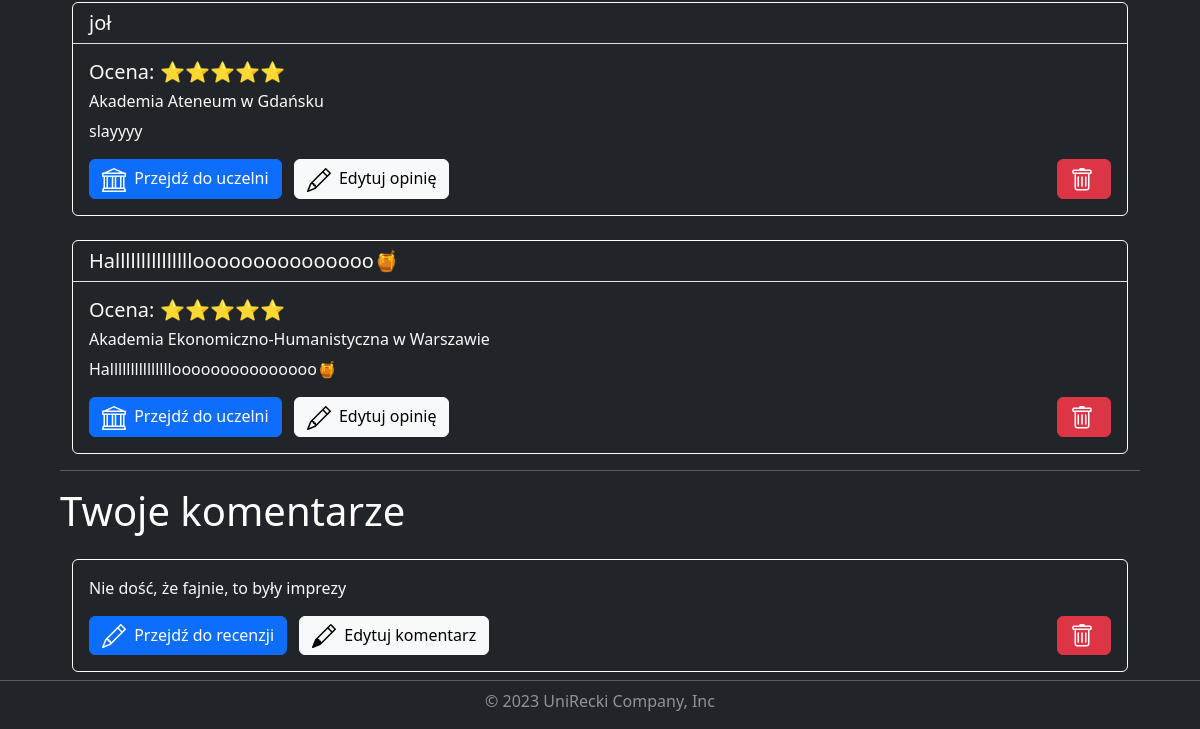
The page /account/profile/1/ (signed in, lower part) on the database as committed earlier.
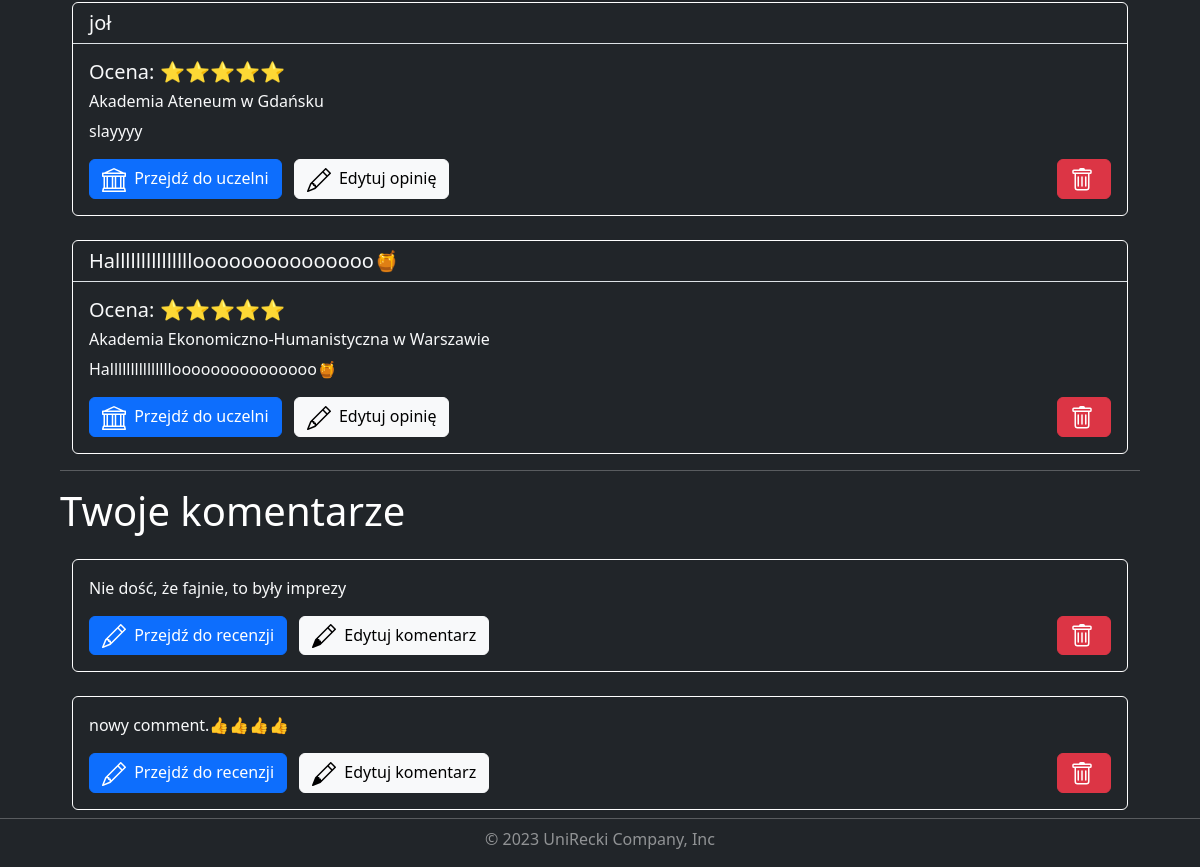
The same page on the database as committed later.
### universities/models.py (models this page shows, shortened)
class Review(models.Model):
    title = models.CharField( max_length=150)
    description = models.CharField( max_length=3000)
    rating = models.IntegerField(validators=[
            MaxValueValidator(5),
            MinValueValidator(1)
        ])
    add_date = models.DateTimeField(default=timezone.now, blank=True)
    university = models.ForeignKey(University, on_delete=models.CASCADE)
    user = models.ForeignKey(User, on_delete=models.CASCADE)
    users_like = models.ManyToManyField(User, related_name='images_liked', blank=True)
    class Meta:
        verbose_name = 'Review'
        verbose_name_plural = 'Reviews'

class University(models.Model):
    name = models.CharField(max_length=150)
    voivodeship = models.CharField(max_length=150)
    city = models.CharField(max_length=150)
    link = models.CharField(max_length=150)
    class Meta:
        verbose_name = 'University'
        verbose_name_plural = 'Universities'

class Comment(models.Model):
    description = models.CharField( max_length=3000)
    add_date = models.DateTimeField(default=timezone.now, blank=True)
    review = models.ForeignKey(Review, on_delete=models.CASCADE)
    user = models.ForeignKey(User, on_delete=models.CASCADE)
    class Meta:
        verbose_name = 'Comment'
        verbose_name_plural = 'Comments'

### account/views.py (the view, shortened to what this page needs)
# urls.py: path('profile/<int:user_id>/', views.profile, name='profile'),
@login_required
def profile(request, user_id):
    if request.user.id != user_id:
        return redirect('index')
    user = User.objects.get(id=user_id)
    reviews = Review.objects.filter(user=user)
    comments = Comment.objects.filter(user=user)
    return render(request, 'account/profile.html', {
        'user': user,
        'reviews': reviews,
        'comments': comments
        })

### account/templates/account/profile.html (shortened to what this page needs)
{% extends "base.html" %}
{% load static %}
{% block css %}
    <link rel="stylesheet" href={% static "account/profile.css" %}>
{% endblock css %}
{% block content %}
    <div class="container mt-5">
        {% for review in reviews %}
            <div class="card bg-dark text-light mt-4">
                <h5 class="card-header border-bottom">{{ review.title }}</h5>
                <div class="card-body">
                    <h5 class="card-title">
                        Ocena:
                        {% if review.rating == 5 %}
                            ⭐⭐⭐⭐⭐
                        {% elif review.rating == 4 %}
                            ⭐⭐⭐⭐☆
                        {% elif review.rating == 3 %}
                            ⭐⭐⭐☆☆
                        {% elif review.rating == 2 %}
                            ⭐⭐☆☆☆
                        {% elif review.rating == 1 %}
                            ⭐☆☆☆☆
                        {% endif %}
                    </h5>
                    <h6 class="card-title">{{ review.university.name }}</h6>
                    <p class="card-text">{{ review.description }}</p>
                    <div class="row">
                        <div class="col-10">
                            <a href="{% url 'university_detail' review.university.id %}"
                               class="btn btn-primary me-2">
                            Przejdź do uczelni</a>
                            <a href="{% url 'review_update' review.id %}" class="btn btn-light me-2">
                            Edytuj opinię</a>
                        </div>
                        <div class="col-2 d-flex justify-content-end align-items-end">
                            <a href="{% url 'review_delete' review.id %}"
                               class="btn btn-danger"
                               value="Usuń opinię">
                            </a>
                        </div>
                    </div>
                </div>
            </div>
        {% empty %}
            <div class="row">
                <p class="p-0 mt-4">
                    Nie dodano jeszcze żadnej opinii. Aby to zrobić, przejdź do zakładki <a href="{% url 'university_list' %}">uczelnie.</a>
                </p>
            </div>
        {% endfor %}
        <div class="row">
            <hr class="mt-3">
            <h1 class="m-0 p-0">Twoje komentarze</h1>
        </div>
        {% for comment in comments %}
            <div class="card bg-dark text-light mt-4">
                <div class="card-body">
                    <p class="card-text">{{ comment.description }}</p>
                    <div class="row">
                        <div class="col-10">
                            <a href="{% url 'review_detail' comment.review.pk %}"
                               class="btn btn-primary me-2">
                                Przejdź do recenzji
                            </a>
                            <a href="{% url 'comment_update' comment.pk %}"
                               class="btn btn-light me-2">
                                Edytuj komentarz
                            </a>
                        </div>
                        <div class="col-2 d-flex justify-content-end align-items-end">
                            <a href="{% url 'comment_delete' comment.pk %}"
                               class="btn btn-danger"
                               title="Usuń komentarz">
                            </a>
                        </div>
                    </div>
                </div>
            </div>
        {% empty %}
            <div class="row">
                <p class="p-0 mt-4">
                    Nie dodano jeszcze żadnego komentarza. Aby to zrobić, przejdź do zakładki <a href="{% url 'university_list' %}">uczelnie.</a>
                </p>
            </div>
        {% endfor %}
    </div>
{% endblock content %}

Rows that differ between the two databases and show on the page:
added Comment: description "nowy comment.👍👍👍👍"
